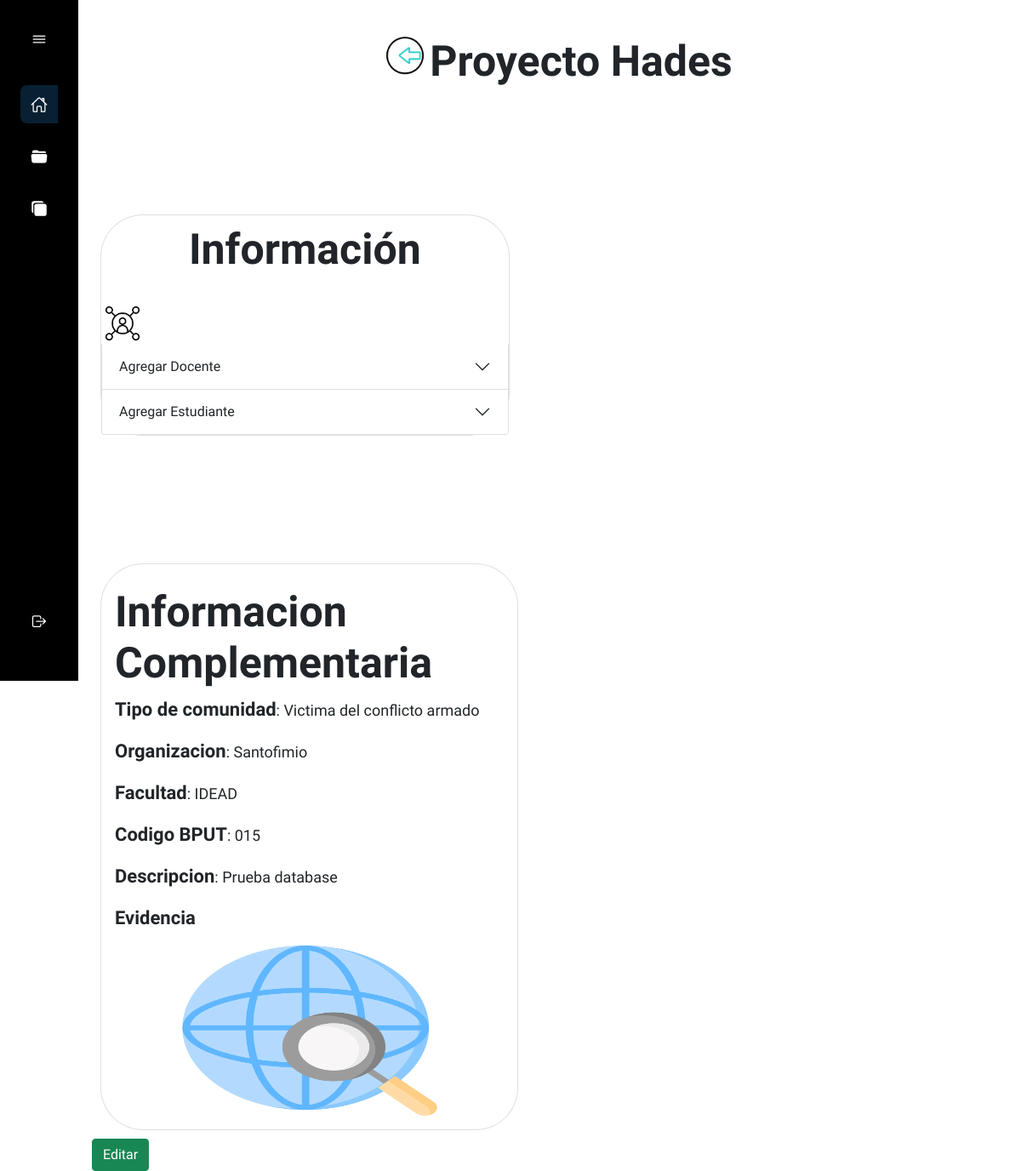
The page /Proyeccion/ver_proyecto/1 (signed in) on the database as committed earlier.
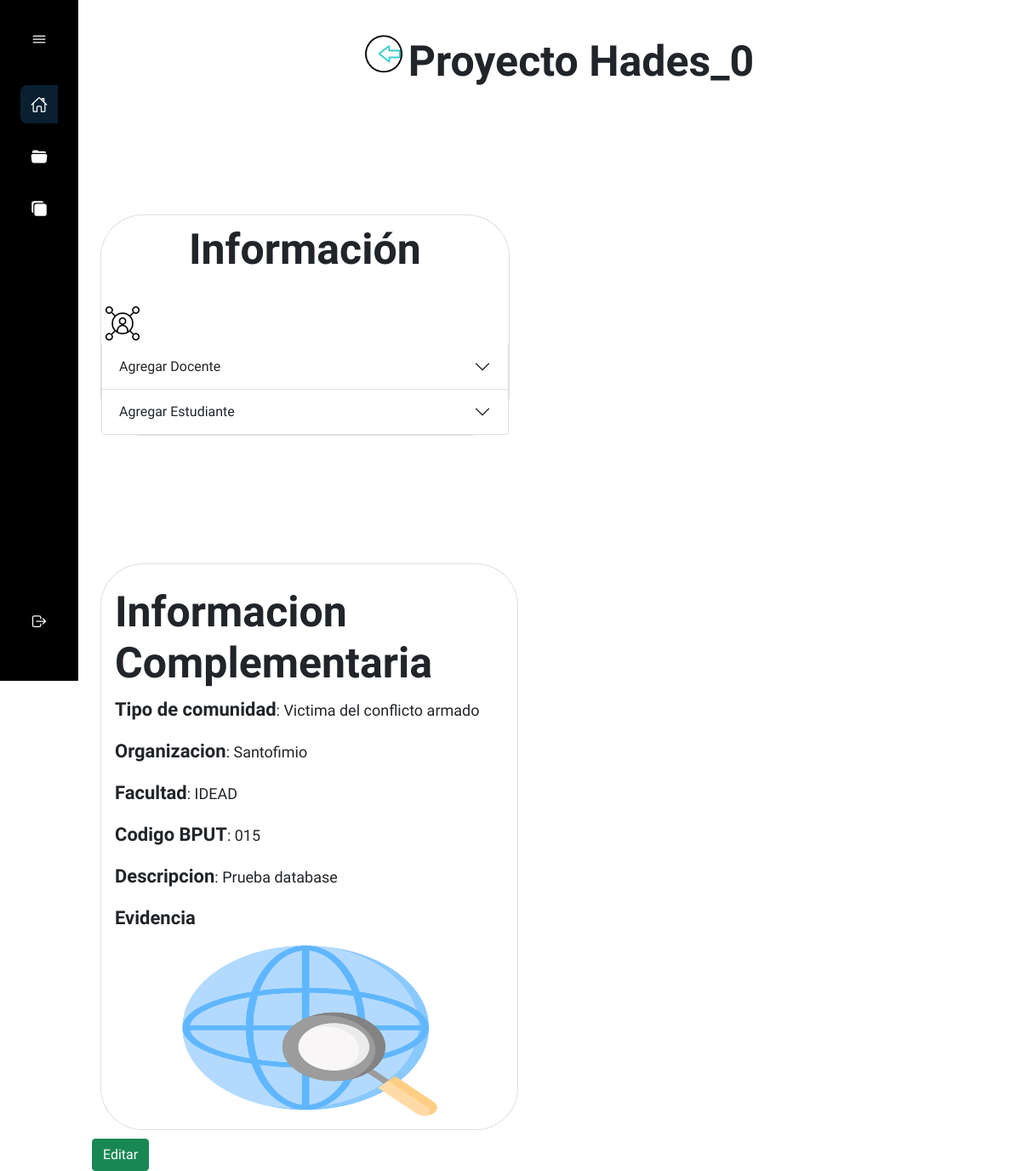
The same page on the database as committed later.
### Apps/OfConvenio/models.py (models this page shows, shortened)
class ProyectosProyeccionSocial(models.Model):
    PROYECTOS_CHOICES = (
        ('Regionalizacion','Regionalizacion'),
        ('UT Solidaria','UT Solidaria'),
        ('UT Para los niños','UT Para los niños'),
        ('UT En tu comunidad','UT En tu comunidad'),
        ('Articulacion con la escuela','Articulacion con la escuela'),
        ('Universidad territorio de paz','Universidad territorio de paz'),
        ('Apropiacion social del conocimiento','Apropiacion social del conocimiento'),
        ('Universidad abierta','Universidad abierta'),
    )
    CIUDADES_CHOICES=(
        ('Ibague','Ibague'),
        ('Bogota','Bogota'),
    )
    COMUNIDAD_CHOICES = (
        ('No aplica', 'No aplica'),
        ('Indigena', 'Indigena'),
        ('Afrodecendiente', 'Afrodecendiente'),
        ('Campesino', 'Campesino'),
        ('Comunidad LGBTI', 'Comunidad LGBTI'),
        ('Victima del conflicto armado', 'Victima del conflicto armado'),)
    FACULTAD_CHOICES = (
        ('No aplica', 'No aplica'),
        ('Facultad de ciencias humanas y artes', 'Facultad de ciencias humanas y artes'),
        ('Facultad de ciencias de la educacion', 'Facultad de ciencias de la educacion'),
        ('Facultad de medicina veterinaria', 'Facultad de medicina veterinaria'),
        ('Facultad de ciencias basicas', 'Facultad de ciencias basicas'),
        ('Facultad de tecnologia', 'Facultad de tecnologia'),
        ('IDEAD', 'IDEAD'),
        ('Facultad de ingenieria agronomica', 'Facultad de ingenieria agronomica'),
        ('Facultad de ingenieria forestal', 'Facultad de ingenieria forestal'),
        ('Facultad de ciencias en la salud', 'Facultad de ciencias en la salud'),
    )
    codigo = models.AutoField('Codigo',primary_key=True,blank=False)
    fecha = models.DateField('Fecha',max_length=15, auto_now_add=True)
    programa = models.CharField('Programa',max_length= 50, null=False, choices = PROYECTOS_CHOICES)
    ciudad = models.CharField('Ciudad',max_length=30, blank=False, null=False, choices=CIUDADES_CHOICES)
    institucion = models.CharField('Nombre de la institucion',max_length=30, blank=False, null=False)
    codigoBput = models.CharField('Codigo BPUT', max_length=50, default=0, editable=True)
    evidencia = models.ImageField(upload_to="Evidencias", null=True)
    nombreDocente = models.CharField('Nombre del docente', max_length=50, default='Nn', editable=True)
    numeroEstudiantes = models.IntegerField('Numero de estudiantes', default=0, editable=True)
    tipoComunidad = models.CharField('Tipo de Comunidad', max_length=30, choices=COMUNIDAD_CHOICES, default='Nn',
                                      editable=True)
    organizacion = models.CharField('Organizacion', max_length=30, default='Nn', editable=True)
    facultad = models.CharField('Facultad', max_length=80, choices=FACULTAD_CHOICES, default='Nn', editable=True)
    nombreProyecto = models.CharField('Nombre del proyecto',max_length= 50,default='Nn', editable=True)
    descripcion = models.CharField('Descripcion', max_length= 200, blank=False, null=False)

### Apps/OfConvenio/views.py (the view)
# urls.py: path('Proyeccion/ver_proyecto/<int:pk>',login_required(verProyecto.as_view()), name = "verProyecto"),
class verProyecto(DetailView):
    model = ProyectosProyeccionSocial
    page_title = 'Ver Proyecto'
    template_name = 'Proyeccion/ListaProyecto.html'
    def get_context_data(self, **kwargs):
        context = super(verProyecto, self).get_context_data(**kwargs)
        context['page_title'] = self.page_title
        return context

### Apps/OfConvenio/templates/Proyeccion/ListaProyecto.html (shortened to what this page needs)
{% extends "Base.html" %}
{% load static %}
{% block body %}
<link rel="stylesheet" href="{% static 'Css/Proyeccion/listaProyecto.css' %}">
    <div class="body">
    <div class="titulo">
    <a href="{% url 'inicioProyeccion'%}">
        <img class="wave" src="{% static 'image/gif/flecha-izquierda.gif' %}" alt="Arrows">
    </a>
    <h1>Proyecto {{object.nombreProyecto}} </h1>
    </div>
<div class="row">
  <div class="col-sm-6">
    <div class="card">
         <h1 class="card-title">Información</h1> <br>
        <div class="carta">
             <img class="informacion" src="{% static 'image/gif/redes-sociales.gif' %}" alt="redes">
        </div>
      <div class="accordion-item">
    <h2 class="accordion-header" id="flush-headingOne">
      <button class="accordion-button collapsed" type="button" data-bs-toggle="collapse" data-bs-target="#flush-collapseOne" aria-expanded="false" aria-controls="flush-collapseOne">
        Agregar Docente
      </button>
    </h2>
  </div>
  <div class="accordion-item">
    <h2 class="accordion-header" id="flush-headingTwo">
      <button class="accordion-button collapsed" type="button" data-bs-toggle="collapse" data-bs-target="#flush-collapseTwo" aria-expanded="false" aria-controls="flush-collapseTwo">
        Agregar Estudiante
      </button>
    </h2>
  </div>
  </div>
</div>
    </div>
  </div>
  <div class="col-sm-6">
    <div class="card">
      <div class="card-body">
        <h1 class="card-title">Informacion Complementaria</h1>
            <p class="card-text"> <strong>Tipo de comunidad</strong>: {{ object.tipoComunidad }}</p>
           <p class="card-text"> <strong>Organizacion</strong>: {{ object.organizacion }}</p>
           <p class="card-text"> <strong>Facultad</strong>: {{ object.facultad }}</p>
           <p class="card-text"> <strong>Codigo BPUT</strong>: {{ object.codigoBput }}</p>
           <p class="card-text"> <strong>Descripcion</strong>: {{ object.descripcion }}</p>
           <p class="card-text"> <strong>Evidencia</strong></p>
           {% if object.evidencia %}
          <div class="evidencia">
            <img src="{{ object.evidencia.url }}" alt="" class="evidencia" width="300px" height="200px">
            {%else%}
            <h2>No hay evidencia para mostrar</h2>
            {%endif%}
          </div>
      </div>
    </div>
  </div>
  <div class="editar">
    <a class="btn btn-success" href="{% url 'editarProyecto' object.codigo %}" role="button">Editar</a>
 </div>
{% endblock body %}

### Apps/OfConvenio/templates/Base.html (shortened to what this page needs)
{% load  static  %}
<!DOCTYPE html>
<html lang="en">
<head>
<link href="https://cdn.jsdelivr.net/npm/bootstrap@5.1.3/dist/css/bootstrap.min.css" rel="stylesheet">
    <link rel=”stylesheet” href=”https://cdn-uicons.flaticon.com/uicons-regular-rounded/css/uicons-regular-rounded.css”>
    <link rel="stylesheet" href="{% static 'base/base.css' %}">
  </head>
</head>
<body>
  <div class="l-navbar" id="navbar">
    <nav class="nav">
        <div>
            <div class="nav__brand">
                <ion-icon name="menu-outline" class="nav__toggle" id="nav-toggle"></ion-icon>
            </div>
            <div class="nav__list">
                <a href="{% url 'inicio' %}" class="nav__link active">
                    <ion-icon name="home-outline" class="nav__icon"></ion-icon>
                </a>
                <a href="{% url 'inicioProyeccion' %}" class="nav__link">
                    <ion-icon name="folder-open"class="nav__icon"></ion-icon>
                </a>
                <a href="{% url 'inicioConvenio' %}" class="nav__link">
                  <ion-icon name="copy" class="nav__icon"></ion-icon>
                </a>
            </div>
        </div>
        <a href="{% url 'Cerrar' %}" class="nav__link">
            <ion-icon name="log-out-outline" class="nav__icon"></ion-icon>
        </a>
    </nav>
  </div>
      {% block body%}
      {% endblock %}
</body>
</html>

### ProyeccionSocial/static/base/base.css (style rules this page uses)
:root { --nav-width: 92px; --first-color: #082032; --bg-color: #000000; --sub-color: #B6CEFC; --white-color: #FFF; --body-font: 'Hind', sans-serif; --normal-font-size: 1rem; --small-font-size: .875rem; --z-fixed: 100; }
*,::before,::after { box-sizing: border-box; }
body { position: relative; margin: 0; padding: 2rem 0 0 6.75rem; font-family: var(--body-font); font-size: var(--normal-font-size); transition: .5s; }
h1 { margin: 0; }
a { text-decoration: none; }
.l-navbar { position: fixed; top: 0; left: 0; width: var(--nav-width); height: 100vh; background-color: var(--bg-color); color: var(--white-color); padding: 1.5rem 1.5rem 2rem; transition: .5s; z-index: var(--z-fixed); }
.nav { height: 100%; display: flex; flex-direction: column; justify-content: space-between; overflow: hidden; }
.nav__brand { display: grid; grid-template-columns: max-content max-content; justify-content: space-between; align-items: center; margin-bottom: 2rem; }
.nav__toggle { font-size: 1.25rem; padding: .75rem; cursor: pointer; }
.nav__link { display: grid; grid-template-columns: max-content max-content; align-items: center; column-gap: .75rem; padding: .75rem; color: var(--white-color); border-radius: .5rem; margin-bottom: 1rem; transition: .3s; cursor: pointer; }
.nav__icon { font-size: 1.25rem; }
.active { background-color: var(--first-color); }

### ProyeccionSocial/static/Css/Proyeccion/listaProyecto.css (style rules this page uses)
.body { font-family:'Hind', sans-serif; }
.wave,.informacion { width: 58px; float: left; }
.titulo { display: flex; align-items: center; justify-content: center; }
strong { font-size: 22px; }
p { font-size: 18px; }
h1 { text-align: left; font-weight: 800; margin-top: 10px; font-size: 50px; }
.card { width: 90%; margin-top: 150px; margin-left: 10px; }
.evidencia, .card-title { display: flex; justify-content: center; align-items: center; }
.card { border-radius: 50px; }
.editar { margin-top: 10px; }
.informacion { width: 50px; }

Rows that differ between the two databases and show on the page:
changed ProyectosProyeccionSocial "Victima del conflicto armado": nombreProyecto "Hades" → "Hades_0"
